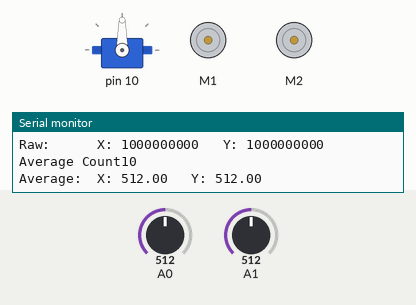
This sketch was run on a simulated Arduino Uno, built with avr-gcc and run on an emulated ATmega328P. Parts: servo, 2 × DC motor (green arrow = forward, orange = backward, longer = faster), the last lines printed to the serial monitor. The inputs (shaded band) are chosen by the test bench; at power-on: A0 = 512, A1 = 512.

Above: at 5.01 s.
5.3 s: A0 set to 360
8.3 s: A0 set to 348
At 8.52 s:
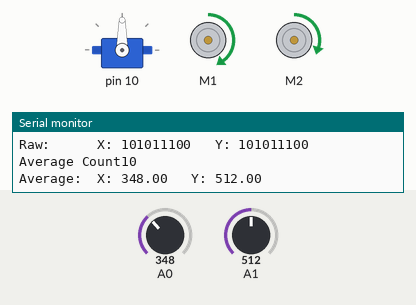
11.3 s: A1 set to 0
14.3 s: A0 set to 0
At 14.62 s:
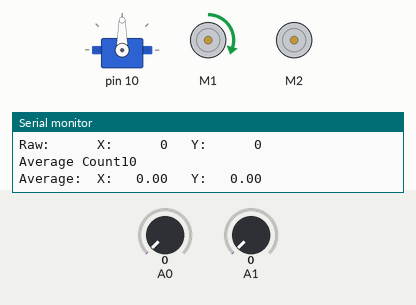
17.3 s: A1 set to 511
20.3 s: A1 set to 306
Timing chart, 0 to 24.3 s (numbered marks = the images above; inputs shaded):
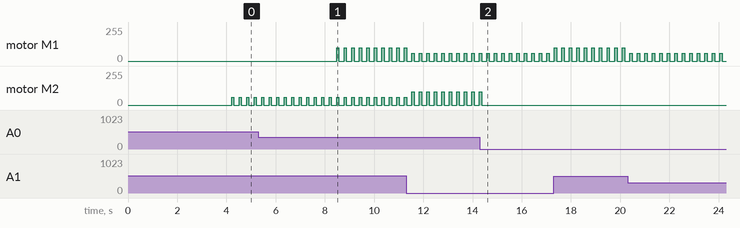

Measured:
- the behaviour switches between 349 and 348 on A0 (found by bisection; images 0 and 1)
- after the input at 8.3 s, motor M1: alternates forward 100/255 for 0.10 s and stopped for 0.20 s, starting after 0.17 s
- after the input at 14.3 s, motor M2: goes on until 14.4 s, then stays stopped
- by itself, motor M2: alternates forward 100/255 for 0.10 s and stopped for 0.20 s

The sketch:

SlopeDriveTest.ino
```cpp
// Direction: Right to left On: leftward down sloap

#include <Adafruit_MotorShield.h>
#include <lenlib.h>
#include <Servo.h>
#include <Wire.h>

#define C_THIS_VERSION "DVA119 Robotics Intro: Slope Test v. 2015-10-01/GF"

myMotors Motors; // Create motors object

#define C_MOTOR_RIGHT_1 1
#define C_MOTOR_LEFT_2 2


#define C_SPEED_HIGH 100
#define C_SPEED_MEDIUM 80
#define C_SPEED_LOW 60

#define C_ACC_FLAT_X 347
// #define C_TILT_X TO DO!
#define C_ACC_FLAT_Y 342
// #define C_TILT_Y TO DO!

#define C_ACC_WINDOW_WIDTH_X 1
#define C_ACC_WINDOW_WIDTH_Y 2

#define C_AVERAGE_COUNT 10

#define C_FLOAT_WIDTH 6


mySensors Sensors; // create sensors object

// ============================================================================

String adjustStr(String i_Str, int i_Width)
{
  // i_Width < 0 - add spaces after i_Str - Left Justify
  // i_Width > 0 - add spaces before i_Str - Right Justify
  // No if i_Str longer that abs(i_Width) - no change!

  String resultStr = i_Str;

  if (i_Width > 0)
  {
    // Add spaces before
    while (resultStr.length() < abs(i_Width))
    {
      resultStr = ' ' + resultStr;
    } // while
  } // if
  else
  {
    // Add spaces after
    while (resultStr.length() < abs(i_Width))
    {
      resultStr = resultStr + ' ';
    } // while
  } // else

  return resultStr;

} // adjustStr

// ============================================================================

void setup()
{
  Serial.begin(9600); // set up Serial library at 9600 bps
  Serial.println(C_THIS_VERSION);

  Sensors.beginSensors(); // start sensors

  Motors.beginMotors(); // Start up motors
  delay(4000);
} // setup

// ============================================================================

void loop()
{
  int valAxisX = 0;
  int valAxisY = 0;

  int rightMotorSpeed = 50;
  int leftMotorSpeed = 50;

  float averageX = 0.0;
  float averageY = 0.0;

  // Experiment: stop while reading accelerometer sensor
  Motors.runMotor(C_MOTOR_RIGHT_1, FORWARD, 0);
  Motors.runMotor(C_MOTOR_LEFT_2, FORWARD, 0);
  delay(100);

  valAxisX  = Sensors.readAccX();
  valAxisY = Sensors.readAccY();
  Serial.print("Raw:      X: " + adjustStr(String(valAxisX, 2), C_FLOAT_WIDTH) + "\t Y: " + adjustStr(String(valAxisX, 2), C_FLOAT_WIDTH) + "\n");

  averageX = valAxisX;
  averageY = valAxisY;
  for (int i = 1; i <= C_AVERAGE_COUNT; i++)
  {
    delay(10);
    averageX = (averageX + Sensors.readAccX()) / 2.0;
    averageY = (averageY + Sensors.readAccY()) / 2.0;
  } // for i
  Serial.print("Average Count" + String(C_AVERAGE_COUNT) + "\n");
  Serial.print("Average:  X: " + adjustStr(String(averageX, 2), C_FLOAT_WIDTH) + "\t Y: " + adjustStr(String(averageY, 2), C_FLOAT_WIDTH) + "\n");


  // Sets different speeds on each engine depending on right or left tilt.
  if (averageY < C_ACC_FLAT_Y - C_ACC_WINDOW_WIDTH_Y)
  {
    // Right Tilt
    rightMotorSpeed = C_SPEED_LOW;
    leftMotorSpeed = C_SPEED_HIGH;
  } // if
  else
  {
    if (averageY <= (C_ACC_FLAT_Y + C_ACC_WINDOW_WIDTH_Y))
    {
      // No Tilt
      rightMotorSpeed = C_SPEED_HIGH;
      leftMotorSpeed = C_SPEED_HIGH;
    } // if
    else
    {
      // Left Tilt
      leftMotorSpeed = C_SPEED_LOW;
      rightMotorSpeed = C_SPEED_HIGH;
    } // else
  } // else


  // Control according to X-value
  if (averageX < (C_ACC_FLAT_X - C_ACC_WINDOW_WIDTH_X))
  {
      // Going Right -> Turn left.
      Motors.runMotor(C_MOTOR_RIGHT_1, FORWARD, rightMotorSpeed);
      Motors.runMotor(C_MOTOR_LEFT_2, FORWARD, 0);
  } // if
  else
  {
    if(averageX <= (C_ACC_FLAT_X + C_ACC_WINDOW_WIDTH_X))
    {
      // Going Straight
      Motors.runMotor(C_MOTOR_RIGHT_1, FORWARD, rightMotorSpeed);
      Motors.runMotor(C_MOTOR_LEFT_2, FORWARD, leftMotorSpeed);
    } // if
    else
    {
      // Going Left -> Turn Right
      Motors.runMotor(C_MOTOR_RIGHT_1, FORWARD, 0);
      Motors.runMotor(C_MOTOR_LEFT_2, FORWARD, leftMotorSpeed);
    } // else
  } // else

  delay(100);

} // loop

// ============================================================================
```
